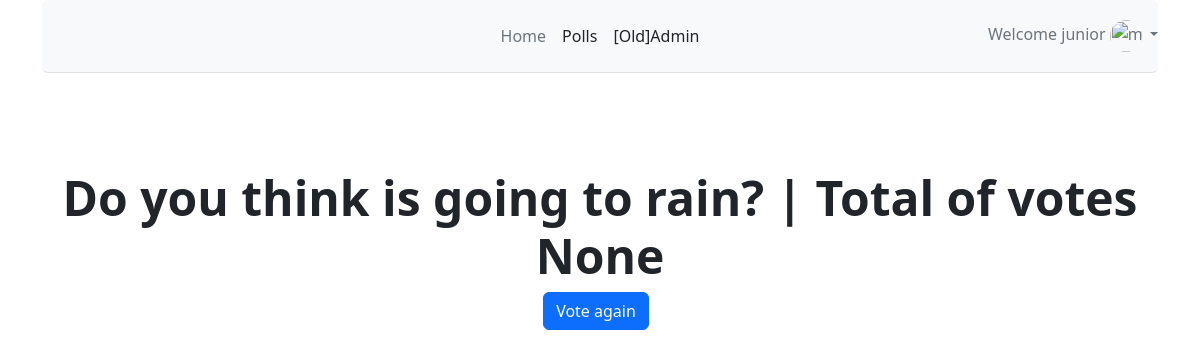
/polls/3/results/ (signed in), run on an earlier commit of the app's database.
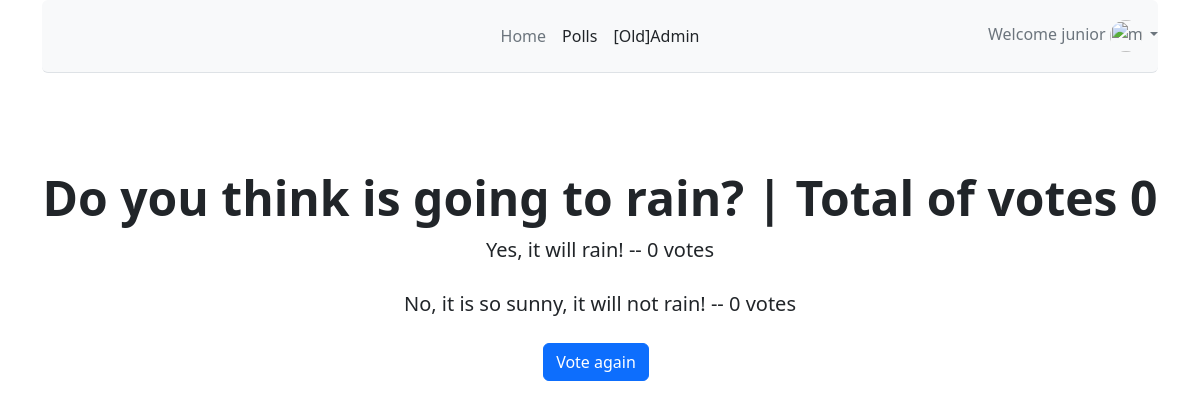
And on a later commit of the database.
### polls/models.py (models this page shows, shortened)
class Question(models.Model):
    question_text = models.CharField(max_length=200)
    pub_date = models.DateTimeField('date published')
    def total_votes(self):
        return self.choice_set.aggregate(Sum('votes'))['votes__sum']

class Choice(models.Model):
    question = models.ForeignKey(Question, on_delete=models.CASCADE)
    choice_text = models.CharField(max_length=200)
    votes = models.IntegerField(default=0)

### polls/views.py (the view)
# urls.py: path('<int:question_id>/results/', views.results, name='results'),
def results(request, question_id):
    question = get_object_or_404(Question, pk=question_id)
    return render(request, 'polls/results.html', {'question': question})

### templates/polls/results.html (shortened to what this page needs)
{% extends 'base.html' %}
{% block content %}
    <div class="px-4 py-5 my-5 text-center">
    <h1 class="display-5 fw-bold">{{ question.question_text }} | Total of votes {{ question.total_votes }}</h1>
    <div class="col-lg-6 mx-auto">
{% for choice in question.choice_set.all %}
    <p class="lead mb-4">{{ choice.choice_text }} -- {{ choice.votes }} vote{{ choice.votes|pluralize }}</p>
{% endfor %}
        <a href="{% url 'polls:detail' question.id %}" class="btn btn-primary me-2">Vote again</a>
    </div>
    </div>
{% endblock %}

### templates/base.html (shortened to what this page needs)
<html lang="en"><head>
    <link href="https://cdn.jsdelivr.net/npm/bootstrap@5.2.2/dist/css/bootstrap.min.css" rel="stylesheet">
  </head>
  <body>
<main>
  <div class="container">
    <header class="d-flex flex-wrap align-items-center justify-content-center justify-content-md-between py-3 mb-4 border-bottom bg-light rounded">
      <a href="/" class="d-flex align-items-center col-md-3 mb-2 mb-md-0 text-dark text-decoration-none">
        <svg class="bi me-2" width="40" height="32" role="img" aria-label="Bootstrap"><use xlink:href="#bootstrap"></use></svg>
      </a>
      <ul class="nav col-12 col-md-auto mb-2 justify-content-center mb-md-0">
            <li><a href="/" class="nav-link px-2 link-secondary">Home</a></li>
            {% if user.is_authenticated %}
              <li><a href="/polls" class="nav-link px-2 link-dark">Polls</a></li>
              <li><a href="/admin" class="nav-link px-2 link-dark">[Old]Admin</a></li>
          {% else %}
            <li><a role="link" aria-disabled="true" class="nav-link px-2 link-dark">Polls</a></li>
          {% endif %}
      </ul>
      <div class="col-md-3 text-end">
          {% if user.is_authenticated %}
              <div class="dropdown text-end">
                <a href="#" class="d-block link-dark text-decoration-none dropdown-toggle text-muted" data-bs-toggle="dropdown" aria-expanded="false">
                  Welcome {{ user.username }}
                  <img src="https://github.com/mdo.png" alt="mdo" width="32" height="32" class="rounded-circle">
                </a>
              </div>
          {% else %}
              <a href="{% url 'login' %}" class="btn btn-outline-primary me-2">Log In</a>
              <a href="/accounts/signup/" class="btn btn-primary me-2">Sign-up</a>
          {% endif %}
      </div>
    </header>
  </div>
     {% block content %}
    {% endblock %}
</main>
</body></html>

What changed in the data, as far as the page shows it:
computed for Question "Do you think is going to rain?": total_votes "None" → "0"
added Choice: choice_text "Yes, it will rain!", votes "0"
added Choice: choice_text "No, it is so sunny, it will not rain!", votes "0"
